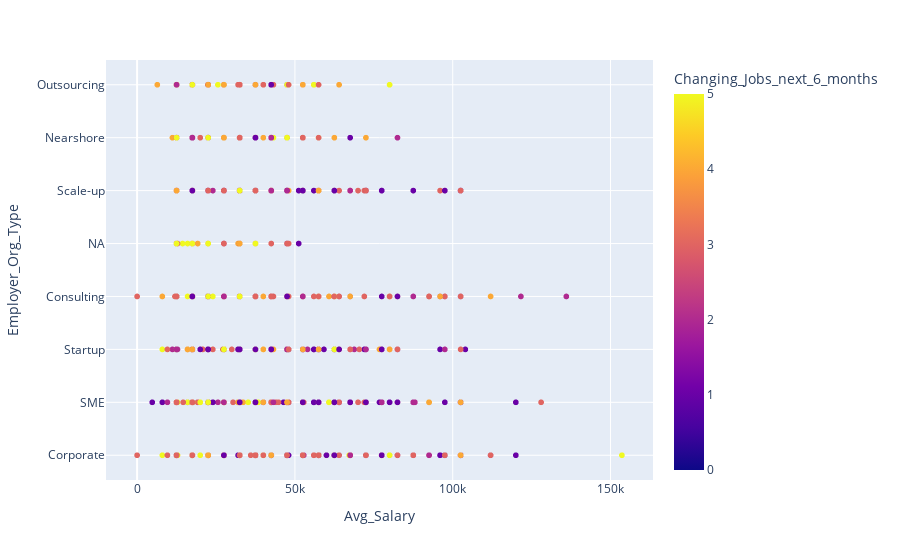

Write notebook code for a chart like this one.
### Markdown cell above
## Avg Salary vs Employer Org Type vs Willing to change jobs

### Code cell
fig_2=px.scatter(df,
                 x="Avg_Salary",
                 y="Employer_Org_Type",
                 color="Changing_Jobs_next_6_months")

fig_2.show()

### Figure 1 — Plotly figure (JSON) as saved in the notebook; plotly's stock layout.template omitted (floating-point values rounded to 4 significant figures; data arrays with more than 128 entries replaced by an {"elided": "..."} marker saying what was removed)
{"data": [{"hovertemplate": "Avg_Salary=%{x}<br>Employer_Org_Type=%{y}<br>Changing_Jobs_next_6_months=%{marker.color}<extra></extra>", "legendgroup": "", "marker": {"color": {"elided": "3365 int values"}, "coloraxis": "coloraxis", "symbol": "circle"}, "mode": "markers", "name": "", "showlegend": false, "type": "scattergl", "x": {"elided": "3365 int values"}, "xaxis": "x", "y": {"elided": "3365 str values"}, "yaxis": "y"}], "layout": {"coloraxis": {"colorbar": {"title": {"text": "Changing_Jobs_next_6_months"}}, "colorscale": [[0, "#0d0887"], [0.1111, "#46039f"], [0.2222, "#7201a8"], [0.3333, "#9c179e"], [0.4444, "#bd3786"], [0.5556, "#d8576b"], [0.6667, "#ed7953"], [0.7778, "#fb9f3a"], [0.8889, "#fdca26"], [1, "#f0f921"]]}, "legend": {"tracegroupgap": 0}, "margin": {"t": 60}, "xaxis": {"anchor": "y", "domain": [0, 1], "title": {"text": "Avg_Salary"}}, "yaxis": {"anchor": "x", "domain": [0, 1], "title": {"text": "Employer_Org_Type"}}}}
